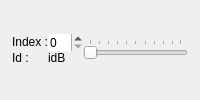
       <widget class="QWidget" name="widget_imageControls_B" native="true">
        <layout class="QVBoxLayout" name="verticalLayout_6">
         <property name="spacing">
          <number>0</number>
         </property>
         <property name="leftMargin">
          <number>0</number>
         </property>
         <property name="topMargin">
          <number>0</number>
         </property>
         <property name="rightMargin">
          <number>0</number>
         </property>
         <property name="bottomMargin">
          <number>0</number>
         </property>
         <item>
          <layout class="QHBoxLayout" name="horizontalLayout_2">
           <property name="leftMargin">
            <number>12</number>
           </property>
           <property name="topMargin">
            <number>12</number>
           </property>
           <property name="rightMargin">
            <number>12</number>
           </property>
           <property name="bottomMargin">
            <number>12</number>
           </property>
           <item>
            <layout class="QVBoxLayout" name="verticalLayout">
             <item>
              <widget class="QLabel" name="label_5">
               <property name="text">
                <string>Index :</string>
               </property>
              </widget>
             </item>
             <item>
              <widget class="QLabel" name="label_4">
               <property name="text">
                <string>Id :</string>
               </property>
              </widget>
             </item>
            </layout>
           </item>
           <item>
            <layout class="QVBoxLayout" name="verticalLayout_2">
             <item>
              <widget class="QSpinBox" name="spinBox_indexB">
               <property name="frame">
                <bool>false</bool>
               </property>
              </widget>
             </item>
             <item>
              <widget class="QLabel" name="label_idB">
               <property name="text">
                <string>idB</string>
               </property>
              </widget>
             </item>
            </layout>
           </item>
           <item>
            <widget class="QSlider" name="horizontalSlider_B">
             <property name="focusPolicy">
              <enum>Qt::ClickFocus</enum>
             </property>
             <property name="orientation">
              <enum>Qt::Horizontal</enum>
             </property>
             <property name="tickPosition">
              <enum>QSlider::TicksAbove</enum>
             </property>
            </widget>
           </item>
          </layout>
         </item>
        </layout>
       </widget>
